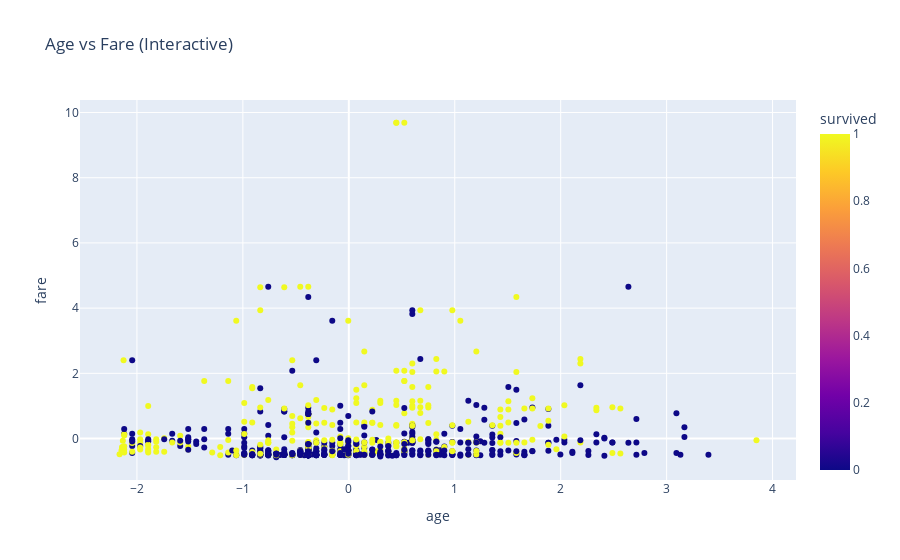

The notebook cell saved with this chart:
### Markdown cell above
Survival by Age & Fare

### Code cell
fig = px.scatter(titanic, x='age', y='fare', color='survived', 
                 title='Age vs Fare (Interactive)')
fig.show()

### Figure 1 — Plotly figure (JSON) as saved in the notebook; plotly's stock layout.template omitted (floating-point values rounded to 4 significant figures; data arrays with more than 128 entries replaced by an {"elided": "..."} marker saying what was removed)
{"data": [{"hovertemplate": "age=%{x}<br>fare=%{y}<br>survived=%{marker.color}<extra></extra>", "legendgroup": "", "marker": {"color": {"elided": "891 int values"}, "coloraxis": "coloraxis", "symbol": "circle"}, "mode": "markers", "name": "", "orientation": "v", "showlegend": false, "type": "scatter", "x": {"elided": "891 float values"}, "xaxis": "x", "y": {"elided": "891 float values"}, "yaxis": "y"}], "layout": {"coloraxis": {"colorbar": {"title": {"text": "survived"}}, "colorscale": [[0, "#0d0887"], [0.1111, "#46039f"], [0.2222, "#7201a8"], [0.3333, "#9c179e"], [0.4444, "#bd3786"], [0.5556, "#d8576b"], [0.6667, "#ed7953"], [0.7778, "#fb9f3a"], [0.8889, "#fdca26"], [1, "#f0f921"]]}, "legend": {"tracegroupgap": 0}, "title": {"text": "Age vs Fare (Interactive)"}, "xaxis": {"anchor": "y", "domain": [0, 1], "title": {"text": "age"}}, "yaxis": {"anchor": "x", "domain": [0, 1], "title": {"text": "fare"}}}}
